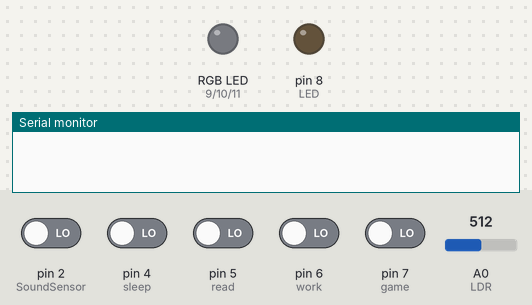
Recording of a sketch running on a simulated Arduino Uno, built with avr-gcc and run on an emulated ATmega328P. On the bench: an RGB LED mixed from three pins (HIGH = lit), output pins drawn as LEDs (lit = HIGH), the last lines printed to the serial monitor. The test bench sets the inputs (shaded band); at power-on: pin 2 (SoundSensor), pin 4 (sleep), pin 5 (read), pin 6 (work), pin 7 (game) LOW, A0 (LDR) = 512.

Above: at 1.2 s.
1.3 s: pin 2 (SoundSensor) driven HIGH and pin 4 (sleep) driven HIGH
At 1.85 s:
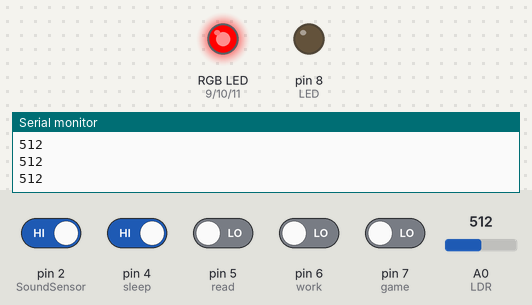
4.3 s: A0 (LDR) set to 607
7.3 s: A0 (LDR) set to 639
At 10.2 s:
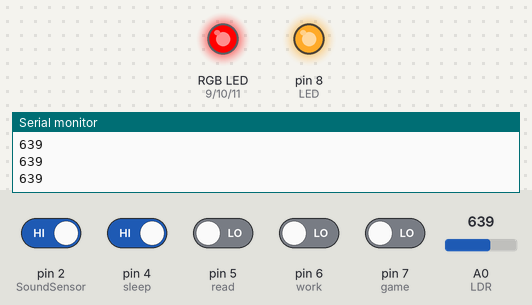
10.3 s: pin 2 (SoundSensor) driven LOW
11.8 s: pin 2 (SoundSensor) driven HIGH
14.8 s: pin 4 (sleep) driven LOW
At 15.3 s:
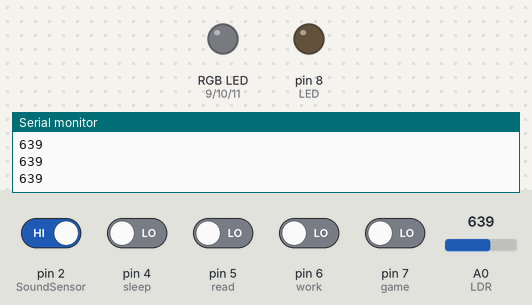
Timing chart, 0 to 17.3 s (numbered marks = the images above; inputs shaded):
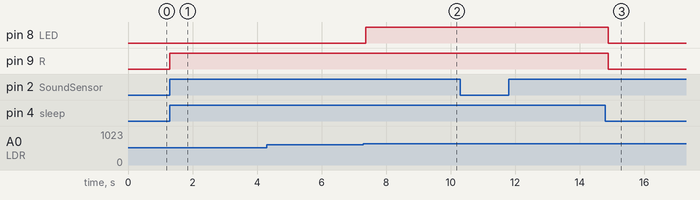

Measured:
- the behaviour switches between 621 and 622 on A0 (LDR) (found by bisection; images 1 and 2)
- after the input at 1.3 s, pin 9 (R): LOW → HIGH at once
- after the input at 7.3 s, pin 8 (LED): LOW → HIGH after 0.07 s
- after the input at 10.3 s, every drawn part: stays the same
- after the input at 14.8 s, pin 8 (LED), pin 9 (R): HIGH → LOW after 0.09 s

The sketch:

Final_Code.ino
```cpp
int LDRValue = A0; // LDR sensor AO pin to A0 Connected
int SoundSensor=2; // Sound Sensor Digital Pin D0 connected to pin 2
int sleep = 4; //Sleep option switch assign to pin 4
int read = 5; //Read option switch assign to pin 5
int work = 6; //Work option switch assign to pin 6
int game = 7; //Game option switch assign to pin 7
int LED = 8; // This LED show the brightness Coz 4Pin RGB LED cant controle brightness
int R = 9; //add red controler to pin 9
int G = 10;//add green controler to pin 11
int B = 11;//add blue controler to pin 10

boolean RStatus=false;
boolean GStatus=false;
boolean BStatus=false;
boolean LEDStatus=false;

void setup() {
 pinMode(SoundSensor,INPUT);
 pinMode(A0, INPUT);
 pinMode(R,OUTPUT);
 pinMode(G,OUTPUT);
 pinMode(B,OUTPUT);
 pinMode(LED,OUTPUT);
 Serial.begin(9600); //initialize serial
}

void loop() {
 int SoundData=digitalRead(SoundSensor); // take readings from sound sensor
 //Serial.println(SoundData);//print the value
 int sleepMod = digitalRead(sleep);//take readings from mod switch
 int readpMod = digitalRead(read);//take readings from mod switch
 int workMod = digitalRead(work);//take readings from mod switch
 int gameMod = digitalRead(game);//take readings from mod switch

   if(SoundData==1){//if detect a clap


    if(LEDStatus==false){//if lights off
        LEDStatus=true;

      if (sleepMod == HIGH){//check the Mod Sleep

        LDRValue = analogRead(A0); // read the value from the LDR sensor

        Serial.println(LDRValue); // print the LDR sensor reading so you know its range
        int Bright = 0 ; // set brightness to 0
        //if 0-255 range 40 is Normal Light brightness (in 50-1000 range brightness = Readning*3.7)
        Bright = (LDRValue/3.7) -40 ; //Calculate needed brightness to room

        if (Bright < 0){ //if room have enough brightness lights off

          digitalWrite(R,LOW);
          digitalWrite(G,LOW);
          digitalWrite(B,LOW);

        }
        else if (Bright > 0){//check the Mod Sleep

          analogWrite(R, 255); // Red colour is better for sleeping
          analogWrite(G, 0);
          analogWrite(B, 0);
          analogWrite( LED, Bright ); //adjust the brightness
          delay(10); // Delay a little bit to improve simulation performance

          }

        delay(100); // Wait for 100 millisecond(s)
      }

      else if (readpMod == HIGH){//check the Mod Read

        LDRValue = analogRead(A0); // read the value from the LDR sensor

        Serial.println(LDRValue); // print the LDR sensor reading so you know its range
        int Bright = 0 ; // set brightness to 0
        //if 0-255 range 40 is Normal Light brightness (in 50-1000 range brightness = Readning*3.7)
        Bright = (LDRValue/3.7) -40 ; //Calculate needed brightness to room

        if (Bright < 0){ //if room have enough brightness lights off

          digitalWrite(R,LOW);
          digitalWrite(G,LOW);
          digitalWrite(B,LOW);

        }
        else if (Bright > 0){//if room is dark

          analogWrite(R, 255); // Yellow colour is better for Reading
          analogWrite(G, 255);
          analogWrite(B, 0);
          analogWrite( LED, Bright ); //adjust the brightness
          delay(10); // Delay a little bit to improve simulation performance

          }

        delay(100); // Wait for 100 millisecond(s)

      }

      else if (workMod == HIGH){//check the Mod Work

        LDRValue = analogRead(A0); // read the value from the LDR sensor

        Serial.println(LDRValue); // print the LDR sensor reading so you know its range
        int Bright = 0 ; // set brightness to 0
        //if 0-255 range 40 is Normal Light brightness (in 50-1000 range brightness = Readning*3.7)
        Bright = (LDRValue/3.7) -40 ; //Calculate needed brightness to room

        if (Bright < 0){ //if room have enough brightness lights off

          digitalWrite(R,LOW);
          digitalWrite(G,LOW);
          digitalWrite(B,LOW);

        }
        else if (Bright > 0){//if room is dark

          analogWrite(R, 255); // White colour is better for Working
          analogWrite(G, 255);
          analogWrite(B, 255);
          analogWrite( LED, Bright ); //adjust the brightness
          delay(10); // Delay a little bit to improve simulation performance

          }

        delay(100); // Wait for 100 millisecond(s)

      }

      else if (gameMod == HIGH){//check the Mod Game

        LDRValue = analogRead(A0); // read the value from the LDR sensor

        Serial.println(LDRValue); // print the LDR sensor reading so you know its range
        int Bright = 0 ; // set brightness to 0
        //if 0-255 range 40 is Normal Light brightness (in 50-1000 range brightness = Readning*3.7)
        Bright = (LDRValue/3.7) -40 ; //Calculate needed brightness to room

        if (Bright < 0){ //if room have enough brightness lights off

          digitalWrite(R,LOW);
          digitalWrite(G,LOW);
          digitalWrite(B,LOW);

        }
        else if (Bright > 0){//if room is dark

          analogWrite(R, 255); // Blue colour is better for Gaming
          analogWrite(G, 0);
          analogWrite(B, 255);
          analogWrite( LED, Bright ); //adjust the brightness
          delay(10); // Delay a little bit to improve simulation performance

          }

        delay(100); // Wait for 100 millisecond(s)
      }

    }


    else if(LEDStatus==true){
        LEDStatus=false;

        digitalWrite(R,LOW);
        digitalWrite(G,LOW);
        digitalWrite(B,LOW);
        digitalWrite(LED,LOW);
    }}}
```
